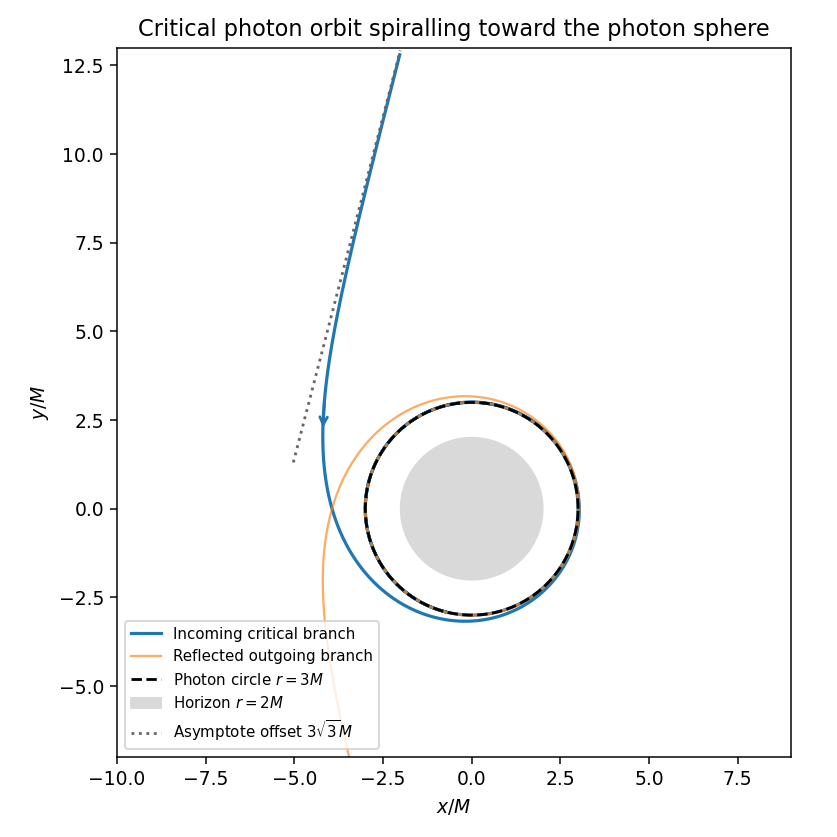

This chart was generated by the following Python code:
"""Critical Schwarzschild photon orbit; Python 3.14.4.
Dependencies numpy 2.3.5 and matplotlib 3.10.7; output basename to CWD.
Caller MPLCONFIGDIR is preserved. Distances are in units of M.
"""
import numpy as np
import matplotlib
matplotlib.use('Agg')
import matplotlib.pyplot as plt


def main():
    phi0 = np.arccosh(2)
    phi = np.linspace(phi0+0.25, phi0+5*np.pi, 2400)
    c = np.cosh(phi)
    radius = 3*(c+1)/(c-2)
    keep = radius <= 13
    phi, radius = phi[keep], radius[keep]
    xx, yy = radius*np.cos(phi), radius*np.sin(phi)
    fig, ax = plt.subplots(figsize=(6.2, 6.2), facecolor='white')
    ax.set_facecolor('white')
    ax.plot(xx, yy, lw=1.7, label='Incoming critical branch')
    ax.plot(xx, -yy, lw=1.2, alpha=0.65, label='Reflected outgoing branch')
    angles = np.linspace(0, 2*np.pi, 500)
    ax.plot(3*np.cos(angles), 3*np.sin(angles), '--', color='black', label=r'Photon circle $r=3M$')
    ax.fill(2*np.cos(angles), 2*np.sin(angles), color='0.85', label=r'Horizon $r=2M$')
    direction = np.array([np.cos(phi0), np.sin(phi0)])
    normal = np.array([-np.sin(phi0), np.cos(phi0)])
    asym = np.sqrt(27)*normal[:, None]+direction[:, None]*np.linspace(0, 12, 100)
    ax.plot(asym[0], asym[1], ':', color='0.4', label=r'Asymptote offset $3\sqrt{3}M$')
    j = min(120, len(xx)-2)
    ax.annotate('', xy=(xx[j+25], yy[j+25]), xytext=(xx[j], yy[j]),
                arrowprops={'arrowstyle':'->', 'color':'tab:blue', 'lw':1.5})
    ax.set(xlim=(-10, 9), ylim=(-7, 13), xlabel=r'$x/M$', ylabel=r'$y/M$',
           title='Critical photon orbit spiralling toward the photon sphere')
    ax.set_aspect('equal')
    ax.legend(loc='lower left', fontsize=8)
    fig.tight_layout()
    fig.savefig('paper-2-critical-photon-orbit.png', dpi=135, facecolor='white', transparent=False)
    plt.close(fig)


if __name__ == '__main__':
    main()
